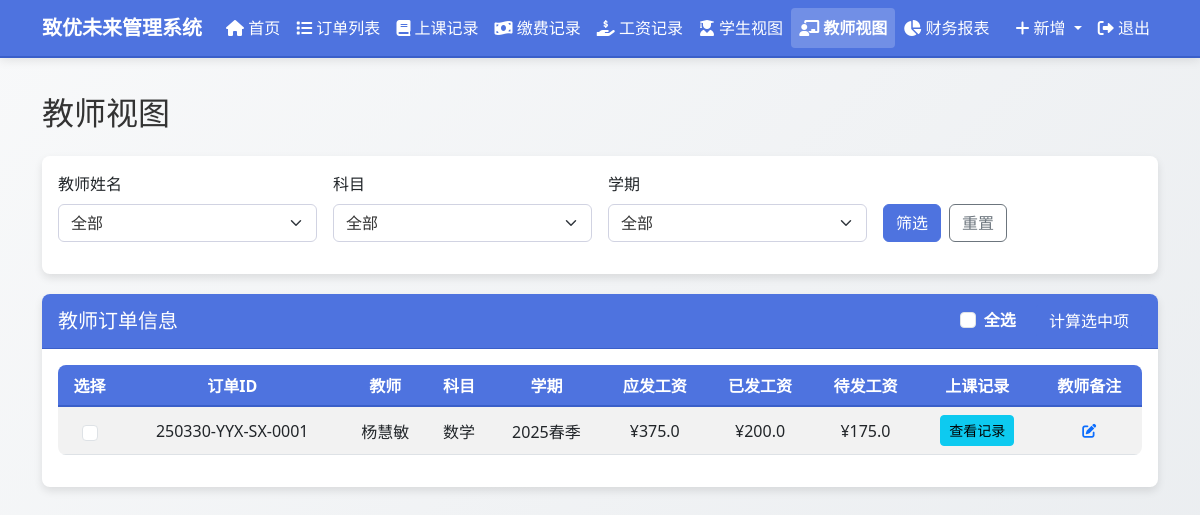
/teacher_view (signed in), run on an earlier commit of the app's database.
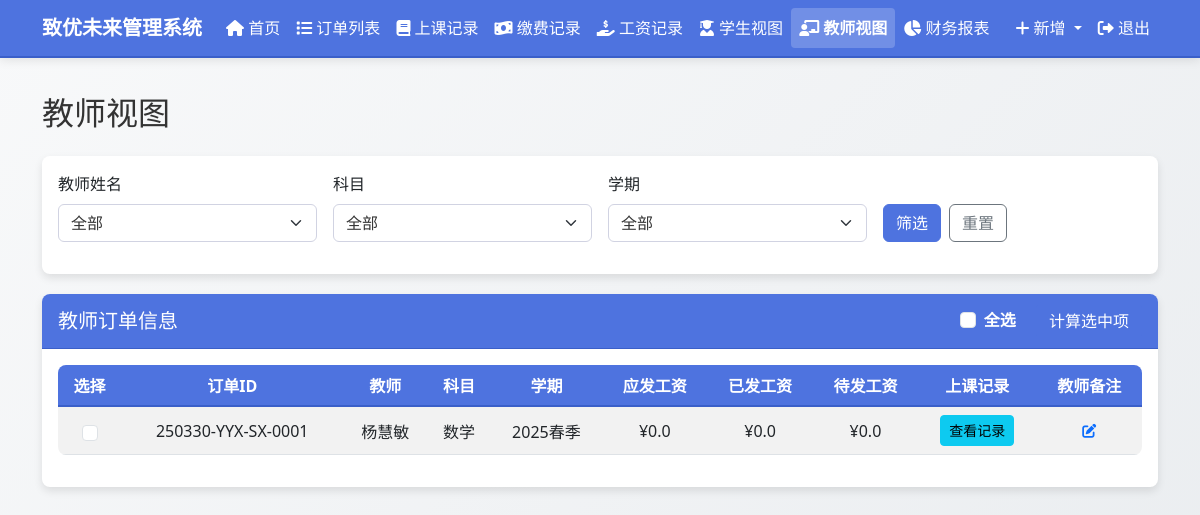
And on a later commit of the database.
### models.py (models this page shows, shortened)
class Order(db.Model):
    id = db.Column(db.Integer, primary_key=True)
    order_number = db.Column(db.String(50),
                             unique=True,
                             nullable=False,
                             default="")
    student_name = db.Column(db.String(100), nullable=False)
    subject = db.Column(db.String(100), nullable=False)
    teacher_name = db.Column(db.String(100), nullable=False)
    semester = db.Column(db.String(100), nullable=False)
    total_classes = db.Column(db.Integer, default=0)
    completed_classes = db.Column(db.Integer, default=0)
    remaining_classes = db.Column(db.Integer, default=0)
    class_price = db.Column(db.Float, default=0.0)
    salary_price = db.Column(db.Float, default=0.0)  # 新增工资单价字段
    total_price = db.Column(db.Float, default=0.0)
    paid_amount = db.Column(db.Float, default=0.0)
    used_amount = db.Column(db.Float, default=0.0)
    remaining_amount = db.Column(db.Float, default=0.0)  # 已缴费用 - 已销费用
    payable_amount = db.Column(db.Float, default=0.0)  # 订单总价 - 已缴费用
    payable_salary = db.Column(db.Float, default=0.0)
    paid_salary = db.Column(db.Float, default=0.0)
    remaining_salary = db.Column(db.Float, default=0.0)
    order_note = db.Column(db.Text, nullable=True)
    teacher_note = db.Column(db.Text, nullable=True)
    student_note = db.Column(db.Text, nullable=True)
    created_at = db.Column(db.DateTime, default=datetime.now)
    class_records = db.relationship('ClassRecord', backref='order', lazy=True)
    payment_records = db.relationship('PaymentRecord',
                                      backref='order',
                                      lazy=True)
    salary_records = db.relationship('SalaryRecord',
                                     backref='order',
                                     lazy=True)

### routes.py (the view)
@app.route('/teacher_view')
@login_required
def teacher_view():
    teacher_name = request.args.get('teacher_name', '')
    subject = request.args.get('subject', '')
    semester = request.args.get('semester', '')
    query = Order.query
    if teacher_name:
        query = query.filter(Order.teacher_name == teacher_name)
    if subject:
        query = query.filter(Order.subject == subject)
    if semester:
        query = query.filter(Order.semester == semester)
    orders = query.all()
    all_teachers = db.session.query(Order.teacher_name).distinct().all()
    all_subjects = db.session.query(Order.subject).distinct().all()
    all_semesters = db.session.query(Order.semester).distinct().all()
    order_form = OrderForm()
    class_record_form = ClassRecordForm()
    payment_record_form = PaymentRecordForm()
    salary_record_form = SalaryRecordForm()
    all_orders = Order.query.all()
    class_record_form.order_id.choices = [
        (order.id,
         f"{order.order_number} - {order.student_name} - {order.subject}")
        for order in all_orders
    ]
    payment_record_form.order_id.choices = [
        (order.id,
         f"{order.order_number} - {order.student_name} - {order.subject}")
        for order in all_orders
    ]
    salary_record_form.order_id.choices = [
        (order.id,
         f"{order.order_number} - {order.teacher_name} - {order.subject}")
        for order in all_orders
    ]
    return render_template(
        'teacher_view.html',
        title='教师视图',
        orders=orders,
        all_teachers=[teacher[0] for teacher in all_teachers],
        all_subjects=[subject[0] for subject in all_subjects],
        all_semesters=[semester[0] for semester in all_semesters],
        selected_teacher=teacher_name,
        selected_subject=subject,
        selected_semester=semester,
        edit_note_form=EditNoteForm(),
        order_form=order_form,
        class_record_form=class_record_form,
        payment_record_form=payment_record_form,
        salary_record_form=salary_record_form)

### forms.py
class OrderForm(FlaskForm):
    student_name = StringField('学生姓名', validators=[DataRequired()])
    subject = StringField('科目', validators=[DataRequired()])
    teacher_name = StringField('教师姓名', validators=[DataRequired()])
    semester = StringField('学期', validators=[DataRequired()])
    total_classes = IntegerField('总课程数', validators=[DataRequired(), NumberRange(min=1)])
    class_price = FloatField('课程单价', validators=[DataRequired(), NumberRange(min=0)])
    salary_price = FloatField('工资单价', validators=[DataRequired(), NumberRange(min=0)])
    order_note = TextAreaField('订单备注', validators=[Optional()])
    submit = SubmitField('保存')

### app.py (called while the page is built)
@login_manager.user_loader
def load_user(user_id):
    from models import User
    return User.query.get(int(user_id))

### templates/teacher_view.html (shortened to what the changed rows need)
{% extends "layout.html" %}
{% block content %}
<h2 class="mb-4">教师视图</h2>
<div class="card">
    <div class="card-body">
        {% if orders %}
        <div class="table-responsive">
            <table class="table table-striped table-hover">
                <thead>
                    <tr>
                        <th>选择</th>
                        <th>订单ID</th>
                        <th>教师</th>
                        <th>科目</th>
                        <th>学期</th>
                        <th>应发工资</th>
                        <th>已发工资</th>
                        <th>待发工资</th>
                        <th>上课记录</th>
                        <th>教师备注</th>
                    </tr>
                </thead>
                <tbody>
                    {% for order in orders %}
                    <tr>
                        <td>
                            <input type="checkbox" class="form-check-input order-checkbox" value="{{ order.id }}">
                        </td>
                        <td>{{ order.order_number }}</td>
                        <td>{{ order.teacher_name }}</td>
                        <td>{{ order.subject }}</td>
                        <td>{{ order.semester }}</td>
                        <td>¥{{ order.payable_salary }}</td>
                        <td>¥{{ order.paid_salary }}</td>
                        <td>¥{{ order.remaining_salary }}</td>
                        <td>
                            <button type="button" class="btn btn-sm btn-info view-class-records"
                                    data-bs-toggle="modal" data-bs-target="#classRecordsModal"
                                    data-order-id="{{ order.id }}">
                                查看记录
                            </button>
                        </td>
                        <td>
                            <button type="button" class="btn btn-sm btn-link edit-note"
                                    data-bs-toggle="modal" data-bs-target="#editNoteModal"
                                    data-note-id="{{ order.id }}"
                                    data-note-type="teacher_note"
                                    data-note-text="{{ order.teacher_note or '' }}">
                                <i class="fas fa-edit"></i>
                            </button>
                        </td>
                    </tr>
                    {% endfor %}
                </tbody>
            </table>
        </div>
        {% else %}
        <div class="alert alert-info">暂无符合条件的订单</div>
        {% endif %}
    </div>
</div>
{% endblock %}

What changed in the data, as far as the page shows it:
changed Order "250330-YYX-SX-0001": payable_salary "375.0" → "0.0"; paid_salary "200.0" → "0.0"; remaining_salary "175.0" → "0.0"
